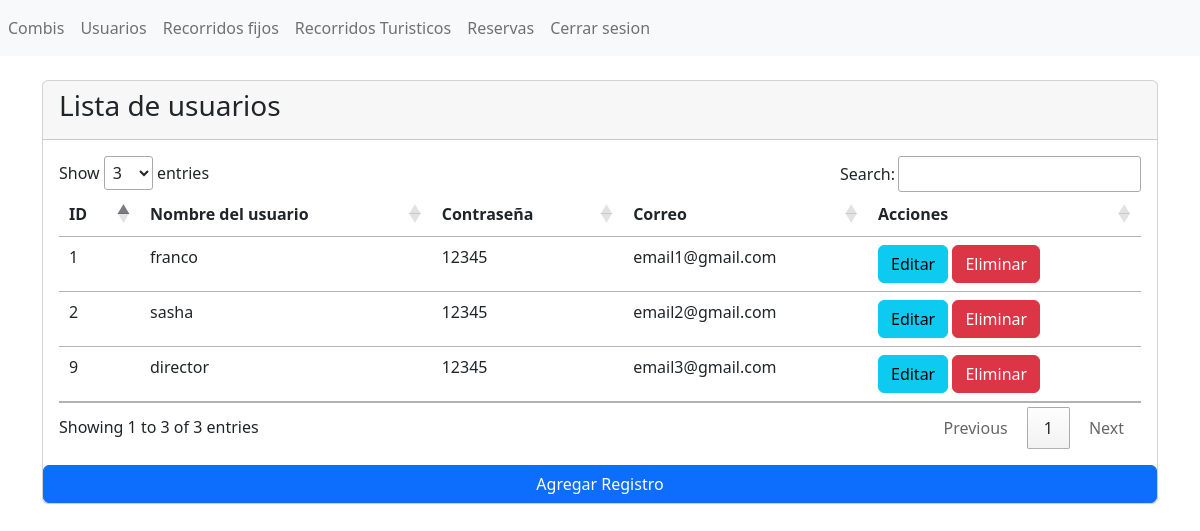
The app's page /administrador/secciones/usuarios/index.php (signed in) with its own data.
### tables this page shows
CREATE TABLE `tbl_usuarios` (
  `id` int(11) NOT NULL,
  `usuario` varchar(100) NOT NULL,
  `contraseña` varchar(100) NOT NULL,
  `correo` varchar(100) NOT NULL
);

### administrador/secciones/usuarios/index.php (the view, shortened to what this page needs)
<?php include("../../templates/cabecera.php") ?>
<?php include("../../configuracion/bd.php");
$query = "SELECT * FROM tbl_usuarios";
$consulta = mysqli_query($conn, $query);
?>
<br>
<div class="card">
    <div class="card-header">
        <h3>Lista de usuarios</h3>
    </div>
    <div class="card-body">
        <div class="table-responsive-sm">
            <table class="table" id="tabla_id">
                <thead>
                    <tr>
                        <th scope="col">ID</th>
                        <th scope="col">Nombre del usuario</th>
                        <th scope="col">Contraseña</th>
                        <th scope="col">Correo</th>
                        <th scope="col">Acciones</th>
                    </tr>
                </thead>
                <tbody>
                    <?php foreach ($consulta as $registro) { ?>
                        <tr class="">
                            <td scope="row"><?php echo $registro['id']; ?></td>
                            <td><?php echo $registro['usuario']; ?></td>
                            <td><?php echo $registro['contraseña']; ?></td>
                            <td><?php echo $registro['correo']; ?></td>
                            <td>
                                <a class="btn btn-info" href="editar.php?txtID=<?php echo $registro['id']; ?>" role="button">Editar</a>
                                <a class="btn btn-danger" href=" javascript: borrar( <?php echo $registro['id']; ?>)" role="button">Eliminar</a>
                            </td>
                        </tr>
                    <?php } ?>
                </tbody>
            </table>
        </div>
    </div>
    <a name="" id="" class="btn btn-primary" href="crear.php" role="button">Agregar Registro</a>
</div>
<?php include("../../templates/pie.php") ?>

### records on screen
tbl_usuarios: id "1", usuario "franco", contraseña "12345", correo "email1@gmail.com"
tbl_usuarios: id "2", usuario "sasha", contraseña "12345", correo "email2@gmail.com"
tbl_usuarios: id "9", usuario "director", contraseña "12345", correo "email3@gmail.com"
